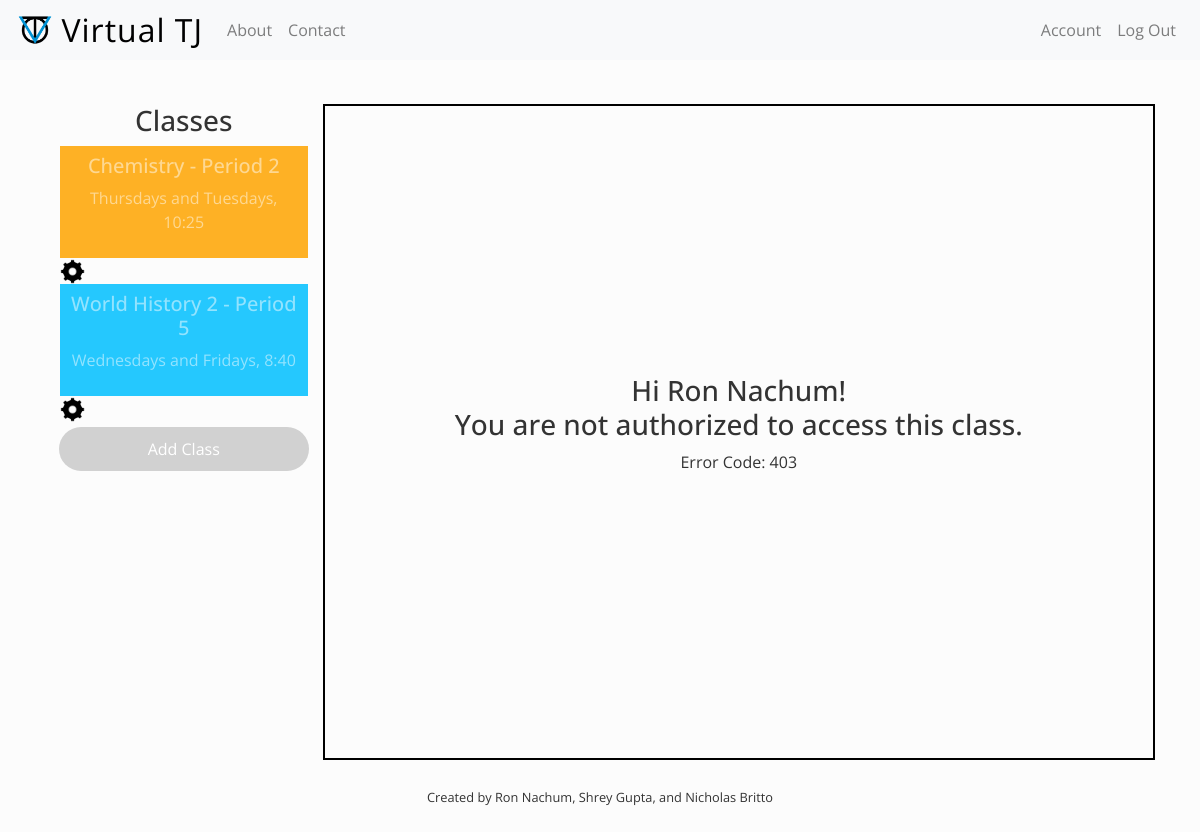
Screenshot of /classroom/7f3576d8d76a8e26050c43f0b78487c485b7a5111184bcdcf2aa1ee7fe340439 (signed in) with the database file from the repository.
### application/models.py (models this page shows, shortened)
class Class(db.Model):
    id = db.Column(db.Integer, primary_key=True)
    hex_id = db.Column(db.String, default=lambda: urandom(32).hex(), unique=True, nullable=True)
    name = db.Column(db.String, nullable=False)
    link = db.Column(db.String, nullable=False)
    color = db.Column(db.String, nullable=False)
    period = db.Column(db.String, nullable=True)
    times = db.Column(db.JSON, nullable=False)
    teacher = db.Column(db.String, nullable=True)
    notes = db.Column(db.String, nullable=True)
    user_id = db.Column(db.Integer, db.ForeignKey('user.id'), nullable=False)
    email_alert_time = db.Column(db.Integer, nullable=True)
    text_alert_time = db.Column(db.Integer, nullable=True)

class User(db.Model, UserMixin):
    id = db.Column(db.Integer, primary_key=True)
    hex_id = db.Column(db.String, default=lambda: urandom(32).hex(), unique=True, nullable=True)
    name = db.Column(db.String, nullable=False)
    email = db.Column(db.String, nullable=False)
    phone = db.Column(db.String, nullable=False)
    password = db.Column(db.String, nullable=False)
    hasIon = db.Column(db.Boolean, nullable=False, default=False)
    hasGoogle = db.Column(db.Boolean, nullable=False, default=False)
    ion_oauth = db.Column(db.String, nullable=True)
    google_oauth = db.Column(db.String, nullable=True)
    classes = db.relationship('Class', backref='user', lazy=True)
    data = db.Column(db.JSON, nullable=True)

### application/routes/main_routes.py (the view)
@app.route("/classroom/<string:hex_id>")
def classroom(hex_id):
    current_class = Class.query.filter_by(hex_id=hex_id).all()
    current_link = ""
    if not current_user.is_authenticated:
        return redirect('home.html')
    if len(current_class) == 0:
        text = "The class you selected is invalid."
        error = "Error Code: 404"
    else:
        current_class = current_class[0]
        if current_class.user_id != current_user.id:
            text = "You are not authorized to access this class."
            error = "Error Code: 403"
        else:
            current_link = current_class.link
            text, error = "", ""
    name = current_user.name
    classes = Class.query.filter_by(user_id=current_user.id).order_by(Class.period.desc()).all()[::-1]
    classes = [(c, list(set(c.times.keys())), list(set(c.times.values()))) for c in classes]
    classes = [(c, f"{days[0]}s and {days[1]}s, {times[0]}") for c, days, times in classes]
    return render_template("home.html", classes=classes, name=name, text=text, error=error, current_class=current_link)

### application/routes/main_routes.py (called while the page is built)
@login_manager.user_loader
def load_user(user_id):
    return User.query.get(int(user_id))

### application/templates/home.html
{% extends "layout.html" %}
{% block page_styles %}
<link rel="stylesheet" href="../static/css/home.css">
{% endblock page_styles %}
{% block content %}
{% if current_user.is_authenticated %}
    <div id="content-container" class="row">
        <div class="classes col-md-3 content-column">
            <div class="row"><h3>Classes</h3></div>
            {% for class, time_string in classes %}
                {% if class.link == current_class %}
                    <div class="class-card {{ class.color }} current-class">
                        <div class="text-div current-class">
                            <h5>{{ class.name }} - Period {{ class.period }}</h5>
                            <p>{{ time_string }}</p>
                        </div>
                    </div>
                    <a id="settings" href="{{ url_for('update_class', hex_id=class.hex_id) }}">
                        <img style="height: 25px; width: 25px" src="/static/images/settings.png">
                    </a>
                {% else %}
                    <a href="{{ url_for('classroom', hex_id=class.hex_id) }}">
                        <div class="class-card {{ class.color }}">
                            <div class="text-div">
                                <h5>{{ class.name }} - Period {{ class.period }}</h5>
                                <p>{{ time_string }}</p>
                            </div>
                        </div>
                    </a>
                    <a id="settings" href="{{ url_for('update_class', hex_id=class.hex_id) }}">
                        <img style="height: 25px; width: 25px" src="/static/images/settings.png">
                    </a>
                {% endif %}
            {% endfor %}
            <div class="row" style="padding-top: 5px">
                <a class="btn-light btn-wide" href="{{ url_for('add_class') }}">Add Class</a>
            </div>
        </div>
        <div class="col-md-9 content-column class-container">
            {% if current_class == "" %}
                <h3>Hi {{ name }}! <br> {{ text }}</h3>
                {% if error %}
                    <p>{{ error }}</p>
                {% endif %}
            {% else %}
                <iframe id="iframe" style="width: 100%; height: 100%" allow="camera *; microphone *"
                        src="{{ current_class }}" title="Blackboard Collaborate"></iframe>
            {% endif %}
        </div>
    </div>
{% else %}
    <h1>Please Log In</h1>
{% endif %}
{% endblock content %}

### application/static/css/main.css (style rules this page uses)
body { opacity: 1; transition: 1s opacity; }
.btn-light, .btn-color { border-radius: 50px; border: none; text-align: center; }
.btn-light { background-color: #d1d1d1; color: white; -webkit-transition: background 0.5s ease-in-out; -moz-transition: background 0.5s ease-in-out; -ms-transition: background 0.5s ease-in-out; -o-transition: background 0.5s ease-in-out; transition: background 0.5s ease-in-out; }
.btn-wide { text-align: center; display: block; margin: auto; width: 90%; max-width: 300px; padding: 10px 0px; }
* { font-family: "Open Sans", sans-serif; margin: 0; padding: 0; }
body { background-color: #fcfcfc; color: #333; margin-top: 10vh; }
h1, h2, h3, h4, h5, h6 { text-align: center; }
.orange { background-color: orange; }
.deepskyblue { background-color: deepskyblue; }

### application/static/css/home.css (style rules this page uses)
html { scroll-behavior: smooth; }
#content-container { height: 85vh; padding-left: 5%; padding-right: 5%; padding-top: 2%; padding-bottom: 0%; }
.class-container { display: flex; flex-direction: column; align-items: center; justify-content: center; border: solid black 2px; }
.row { display: flex; justify-content: center; }
.class-card { text-align: center; opacity: 85%; padding: 5px; }
.text-div { padding: 3px; color: white; opacity: 50%; }

### rows the page displays
Class: name "Chemistry", period "2", time_string "Thursdays and Tuesdays, 10:25"
Class: name "World History 2", period "5", time_string "Wednesdays and Fridays, 8:40"
User: name "Ron Nachum"

### other values shown
{{ text }} "You are not authorized to access this class."
{{ error }} "Error Code: 403"
